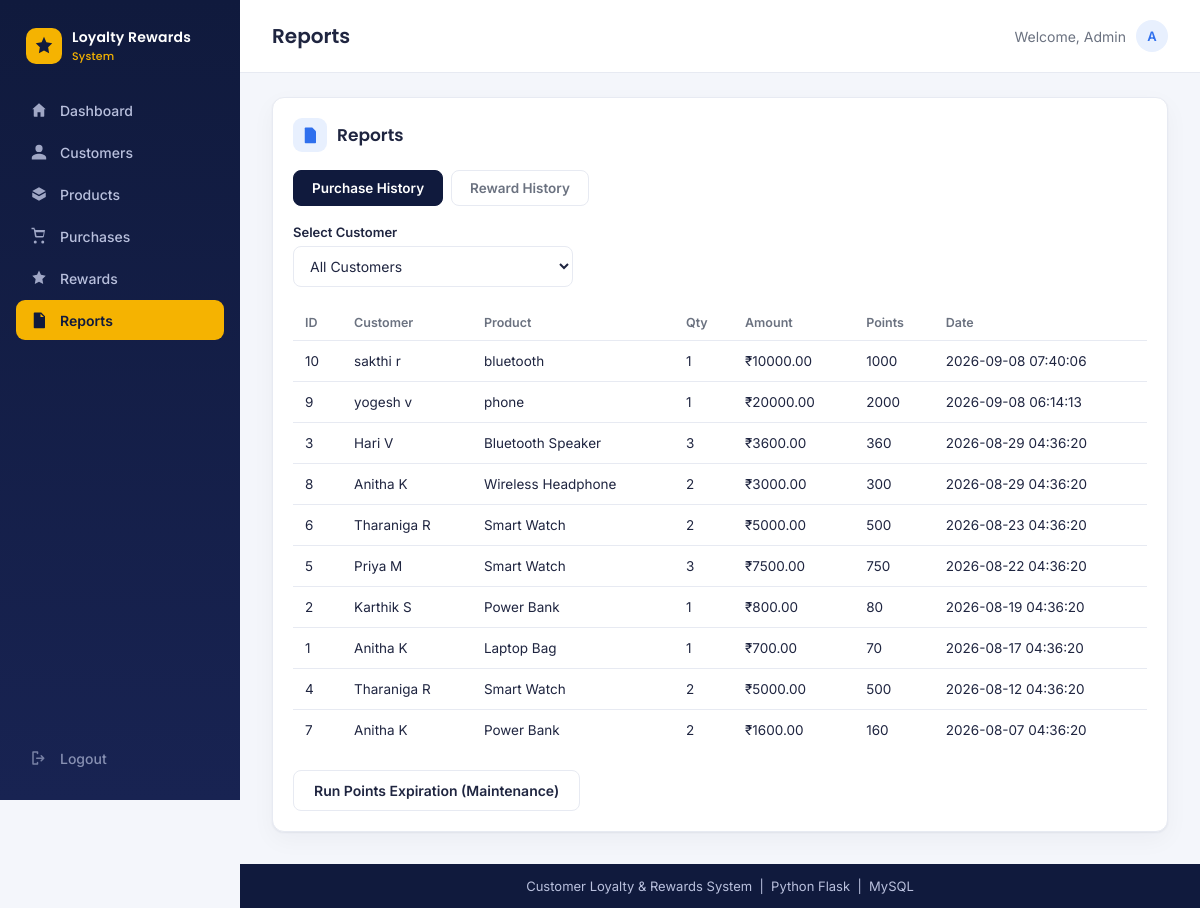
Page /reports on the committed database.
### tables this page shows
CREATE TABLE purchases (
    purchase_id INTEGER PRIMARY KEY AUTOINCREMENT,
    customer_id INTEGER NOT NULL,
    product_id INTEGER,
    quantity INTEGER NOT NULL DEFAULT 1,
    purchase_amount REAL NOT NULL,
    purchase_date DATETIME DEFAULT (datetime('now')),
    store_location TEXT,
    points_earned INTEGER NOT NULL DEFAULT 0,
    FOREIGN KEY (customer_id) REFERENCES customers(customer_id) ON DELETE CASCADE,
    FOREIGN KEY (product_id) REFERENCES products(product_id)
);

CREATE TABLE customers (
    customer_id INTEGER PRIMARY KEY AUTOINCREMENT,
    first_name TEXT NOT NULL,
    last_name TEXT NOT NULL DEFAULT '',
    email TEXT NOT NULL UNIQUE,
    phone TEXT,
    address TEXT,
    registration_date DATETIME DEFAULT (datetime('now')),
    lifetime_points INTEGER NOT NULL DEFAULT 0,
    membership_tier TEXT NOT NULL DEFAULT 'Bronze',
    is_active INTEGER NOT NULL DEFAULT 1
);

CREATE TABLE products (
    product_id INTEGER PRIMARY KEY AUTOINCREMENT,
    product_name TEXT NOT NULL,
    price REAL NOT NULL,
    is_active INTEGER NOT NULL DEFAULT 1,
    created_at DATETIME DEFAULT (datetime('now'))
);

### app.py (the view)
@app.route("/reports")
def reports():
    view = request.args.get("view", "purchases")
    cid = request.args.get("customer_id")
    cid = int(cid) if cid else None
    customers_list = customer_mod.list_customers()
    purchase_rows = purchase_mod.get_purchase_history(customer_id=cid)
    redemption_rows = rewards_mod.get_redemption_history(customer_id=cid)
    return render_template(
        "reports.html",
        active="reports",
        view=view,
        customers=customers_list,
        selected_customer_id=cid,
        purchase_rows=purchase_rows,
        redemption_rows=redemption_rows,
    )

### customer.py (called while the page is built)
def list_customers(active_only=True):
    query = "SELECT * FROM customers"
    if active_only:
        query += " WHERE is_active = 1"
    query += " ORDER BY customer_id"
    return run_query(query, fetch=True)

### database.py (called while the page is built, shortened)
def get_connection():
    if USE_SQLITE:
        db_path = os.path.join(os.path.dirname(__file__), "loyalty.db")
        conn = sqlite3.connect(db_path, detect_types=sqlite3.PARSE_DECLTYPES)
        conn.row_factory = sqlite3.Row
        return conn

def run_query(query: str, params=None, fetch: bool = False, many: bool = False, commit: bool = False) -> Any:
    conn = get_connection()
    try:
        if USE_SQLITE:
            cursor = conn.cursor()
            q = query.replace("%s", "?")
            cursor.execute(q, params or ())
            result = None
            if fetch:
                if many:
                    row = cursor.fetchone()
                    result = dict(row) if row else None
                else:
                    rows = cursor.fetchall()
                    result = [dict(r) for r in rows]
            if commit:
                conn.commit()
                result = cursor.lastrowid
            return result
    finally:
        conn.close()

### purchase.py (called while the page is built)
def get_purchase_history(customer_id=None, limit=None):
    query = """SELECT p.*, c.first_name, c.last_name, pr.product_name
               FROM purchases p
               JOIN customers c ON c.customer_id = p.customer_id
               LEFT JOIN products pr ON pr.product_id = p.product_id"""
    params = ()
    if customer_id:
        query += " WHERE p.customer_id = %s"
        params = (customer_id,)
    query += " ORDER BY p.purchase_date DESC"
    if limit:
        query += f" LIMIT {int(limit)}"
    return run_query(query, params, fetch=True)

### rewards.py (called while the page is built)
def get_redemption_history(customer_id=None, limit=None):
    query = """SELECT r.*, c.first_name, c.last_name, rc.reward_name
               FROM redemptions r
               JOIN customers c ON c.customer_id = r.customer_id
               LEFT JOIN rewards_catalog rc ON rc.reward_id = r.reward_id"""
    params = ()
    if customer_id:
        query += " WHERE r.customer_id = %s"
        params = (customer_id,)
    query += " ORDER BY r.redemption_date DESC"
    if limit:
        query += f" LIMIT {int(limit)}"
    return run_query(query, params, fetch=True)

### templates/reports.html (shortened to what this page needs)
{% extends "base.html" %}
{% block page_title %}Reports{% endblock %}
{% block content %}
<div class="card">
  <div class="section-title">
    <span class="icon icon-blue"><svg viewBox="0 0 24 24" width="18" height="18"><path fill="currentColor" d="M6 2h9l5 5v15a1 1 0 0 1-1 1H6a1 1 0 0 1-1-1V3a1 1 0 0 1 1-1z"/></svg></span>
    <h2>Reports</h2>
  </div>
  <div class="tabs">
    <a class="tab {{ 'active' if view=='purchases' }}" href="{{ url_for('reports', view='purchases', customer_id=selected_customer_id) }}">Purchase History</a>
    <a class="tab {{ 'active' if view=='rewards' }}" href="{{ url_for('reports', view='rewards', customer_id=selected_customer_id) }}">Reward History</a>
  </div>
  <form method="get" class="filter-row">
    <div class="field">
      <label for="customer_id">Select Customer</label>
      <select id="customer_id" name="customer_id" onchange="this.form.submit()">
        <option value="">All Customers</option>
      </select>
    </div>
  </form>
  {% if view == 'purchases' %}
    {% if purchase_rows %}
    <div class="table-wrap">
      <table>
        <thead>
          <tr><th>ID</th><th>Customer</th><th>Product</th><th>Qty</th><th>Amount</th><th>Points</th><th>Date</th></tr>
        </thead>
        <tbody>
          {% for p in purchase_rows %}
          <tr>
            <td>{{ p.purchase_id }}</td>
            <td>{{ p.first_name }} {{ p.last_name }}</td>
            <td>{{ p.product_name or '—' }}</td>
            <td>{{ p.quantity }}</td>
            <td>{{ currency }}{{ '%.2f'|format(p.purchase_amount) }}</td>
            <td>{{ p.points_earned }}</td>
            <td>{{ p.purchase_date }}</td>
          </tr>
          {% endfor %}
        </tbody>
      </table>
    </div>
    {% else %}
    <div class="empty-state">No purchases found.</div>
    {% endif %}
  {% endif %}
  <form method="post" action="{{ url_for('run_expire_points') }}" style="margin-top: 20px;">
    <button type="submit" class="btn btn-outline">Run Points Expiration (Maintenance)</button>
  </form>
</div>
{% endblock %}

### static/css/style.css (style rules this page uses)
:root { --navy: #101a3d; --navy-light: #182352; --gold: #f5b301; --bg: #f4f6fb; --white: #ffffff; --border: #e7eaf2; --text: #1f2540; --text-muted: #6b7280; --blue: #2f6fed; --blue-bg: #e8f0fe; --green: #16a34a; --green-bg: #e6f7ec; --amber: #f59e0b; --amber-bg: #fff4e0; --purple: #7c3aed; --purple-bg: #f2eaff; --red: #dc2626; --red-bg: #fdecec; --radius: 12px; --shadow: 0 1px 2px rgba(16, 26, 61, 0.06), 0 8px 24px rgba(16, 26, 61, 0.04); }
* { box-sizing: border-box; }
body { margin: 0; font-family: 'Inter', -apple-system, sans-serif; background: var(--bg); color: var(--text); }
h1, h2, h3, .brand-text { font-family: 'Poppins', 'Inter', sans-serif; }
a { text-decoration: none; color: inherit; }
.card { background: var(--white); border: 1px solid var(--border); border-radius: var(--radius); box-shadow: var(--shadow); padding: 20px; }
.card h2, .card h3 { margin: 0 0 16px; font-size: 16px; font-weight: 600; }
.section-title { display: flex; align-items: center; gap: 10px; margin-bottom: 18px; }
.section-title .icon { width: 34px; height: 34px; border-radius: 9px; display: flex; align-items: center; justify-content: center; flex-shrink: 0; }
.section-title h2 { margin: 0; font-size: 17px; }
.icon-blue { background: var(--blue-bg); color: var(--blue); }
.field { margin-bottom: 16px; }
.field label { display: block; font-size: 13px; font-weight: 600; color: var(--text); margin-bottom: 6px; }
.field input, .field select, .field textarea { width: 100%; padding: 10px 12px; border: 1px solid var(--border); border-radius: 8px; font-size: 14px; font-family: inherit; color: var(--text); background: var(--white); }
.btn { display: inline-flex; align-items: center; justify-content: center; gap: 8px; padding: 11px 20px; border-radius: 8px; border: none; font-size: 14px; font-weight: 600; cursor: pointer; font-family: inherit; }
.btn-outline { background: var(--white); border: 1px solid var(--border); color: var(--text); }
table { width: 100%; border-collapse: collapse; font-size: 13.5px; }
thead th { text-align: left; color: var(--text-muted); font-weight: 600; font-size: 12.5px; padding: 10px 12px; border-bottom: 1px solid var(--border); }
tbody td { padding: 12px; border-bottom: 1px solid var(--border); color: var(--text); }
tbody tr:last-child td { border-bottom: none; }
.table-wrap { overflow-x: auto; }
.tabs { display: flex; gap: 8px; margin-bottom: 18px; }
.tab { padding: 9px 18px; border-radius: 8px; font-size: 13.5px; font-weight: 600; color: var(--text-muted); background: var(--white); border: 1px solid var(--border); }
.tab.active { background: var(--navy); color: #fff; border-color: var(--navy); }
.filter-row { display: flex; gap: 12px; align-items: flex-end; margin-bottom: 18px; }
.filter-row .field { margin-bottom: 0; flex: 1; max-width: 280px; }

### rows in the picture
purchases: purchase_id "10", first_name "sakthi", last_name "r", product_name "bluetooth", quantity "1", currency "₹", purchase_amount "10000.00", points_earned "1000", purchase_date "2026-09-08 07:40:06"
purchases: purchase_id "9", first_name "yogesh", last_name "v", product_name "phone", quantity "1", currency "₹", purchase_amount "20000.00", points_earned "2000", purchase_date "2026-09-08 06:14:13"
purchases: purchase_id "3", first_name "Hari", last_name "V", product_name "Bluetooth Speaker", quantity "3", currency "₹", purchase_amount "3600.00", points_earned "360", purchase_date "2026-08-29 04:36:20"
purchases: purchase_id "8", first_name "Anitha", last_name "K", product_name "Wireless Headphone", quantity "2", currency "₹", purchase_amount "3000.00", points_earned "300", purchase_date "2026-08-29 04:36:20"
purchases: purchase_id "6", first_name "Tharaniga", last_name "R", product_name "Smart Watch", quantity "2", currency "₹", purchase_amount "5000.00", points_earned "500", purchase_date "2026-08-23 04:36:20"
purchases: purchase_id "5", first_name "Priya", last_name "M", product_name "Smart Watch", quantity "3", currency "₹", purchase_amount "7500.00", points_earned "750", purchase_date "2026-08-22 04:36:20"
purchases: purchase_id "2", first_name "Karthik", last_name "S", product_name "Power Bank", quantity "1", currency "₹", purchase_amount "800.00", points_earned "80", purchase_date "2026-08-19 04:36:20"
purchases: purchase_id "1", first_name "Anitha", last_name "K", product_name "Laptop Bag", quantity "1", currency "₹", purchase_amount "700.00", points_earned "70", purchase_date "2026-08-17 04:36:20"
purchases: purchase_id "4", first_name "Tharaniga", last_name "R", product_name "Smart Watch", quantity "2", currency "₹", purchase_amount "5000.00", points_earned "500", purchase_date "2026-08-12 04:36:20"
purchases: purchase_id "7", first_name "Anitha", last_name "K", product_name "Power Bank", quantity "2", currency "₹", purchase_amount "1600.00", points_earned "160", purchase_date "2026-08-07 04:36:20"
